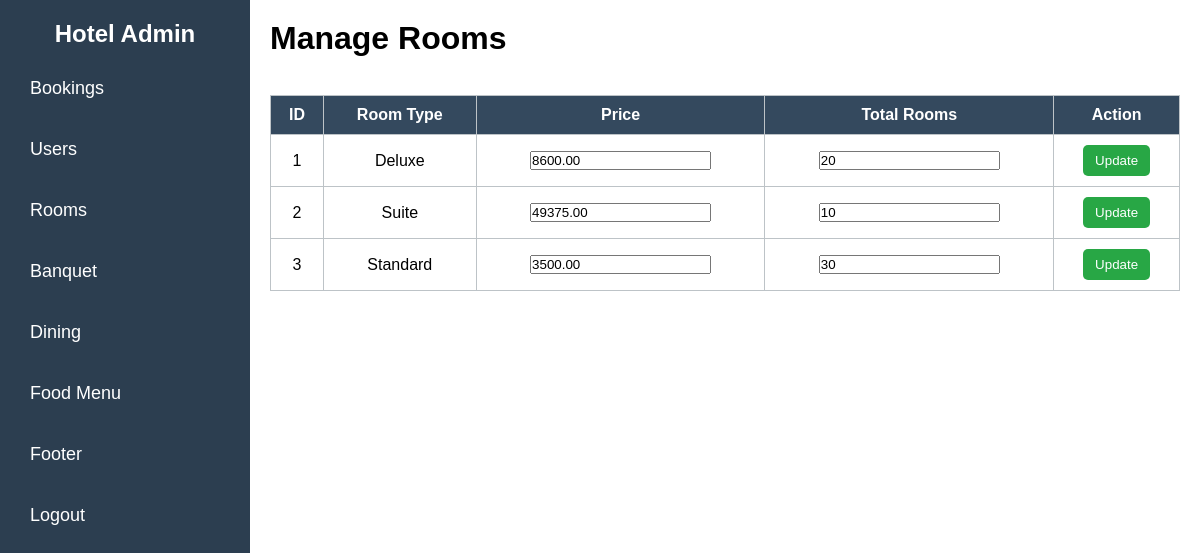
Screenshot of /admin/rooms.php (signed in) with the database file from the repository.
### tables this page shows
CREATE TABLE IF NOT EXISTS `rooms` (
  `id` int NOT NULL AUTO_INCREMENT,
  `room_type` varchar(50) NOT NULL,
  `price` decimal(10,2) NOT NULL,
  `total_rooms` int NOT NULL,
  `image` varchar(255) NOT NULL,
  PRIMARY KEY (`id`),
  UNIQUE KEY `room_type` (`room_type`)
);

### admin/rooms.php (the view, shortened to what this page needs)
<?php
include("includes/config.php");
$rooms = $conn->query("SELECT * FROM rooms");
?>
<!DOCTYPE html>
<html lang="en">
<head>
    <link rel="stylesheet" href="admin.css">
</head>
<body>
    <?php include 'admin_header.php'; ?>
    <div class="content">
        <h1>Manage Rooms</h1>
        <br>
        <table>
            <tr>
                <th>ID</th>
                <th>Room Type</th>
                <th>Price</th>
                <th>Total Rooms</th>
                <th>Action</th>
            </tr>
            <?php while ($room = $rooms->fetch_assoc()): ?>
                <tr>
                    <td><?php echo htmlspecialchars($room['id']); ?></td>
                    <td><?php echo htmlspecialchars($room['room_type']); ?></td>
                    <form method="POST">
                        <td>
                            <input type="number" name="price" value="<?php echo $room['price']; ?>" required>
                        </td>
                        <td>
                            <input type="number" name="total_rooms" value="<?php echo $room['total_rooms']; ?>" required>
                        </td>
                        <td>
                            <button type="submit" name="update_room" class="update-btn">Update</button>
                        </td>
                    </form>
                </tr>
            <?php endwhile; ?>
        </table>
    </div>
</body>
</html>

### admin/admin.css (style rules this page uses)
* { margin: 0; padding: 0; box-sizing: border-box; font-family: 'Arial', sans-serif; }
.content { margin-left: 250px; padding: 20px; }
table { width: 100%; border-collapse: collapse; margin-top: 20px; }
table, th, td { border: 1px solid #bdc3c7; padding: 10px; text-align: center; }
th { background: #34495e; color: white; }
.update-btn { padding: 8px 12px; background: #28a745; color: white; border: none; cursor: pointer; border-radius: 5px; }

### rows the page displays
rooms: id "1", room_type "Deluxe", price "8600.00", total_rooms "20"
rooms: id "2", room_type "Suite", price "49375.00", total_rooms "10"
rooms: id "3", room_type "Standard", price "3500.00", total_rooms "30"
